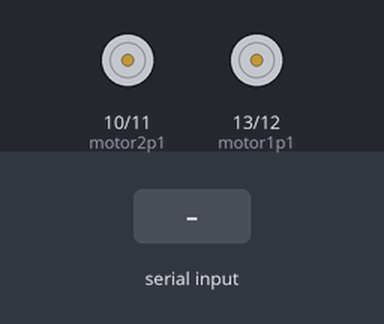
A sketch run on a simulated Arduino Uno, built with avr-gcc and run on an emulated ATmega328P. Parts: motor-driver pin pairs drawn as motors (green arrow = first pin HIGH = forward, orange = second pin HIGH = backward, longer = more drive). Inputs (shaded band) come from the test bench.

Above: at 1.2 s.
1.3 s: "w" received over Serial
At 2.2 s:
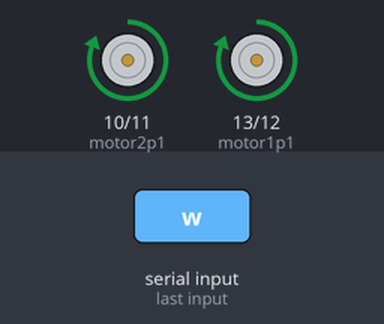
2.8 s: "s" received over Serial
At 3.7 s:
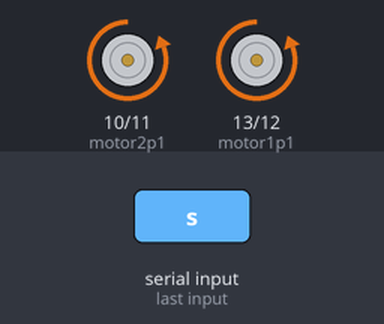
4.8 s: "a" received over Serial
At 6.4 s:
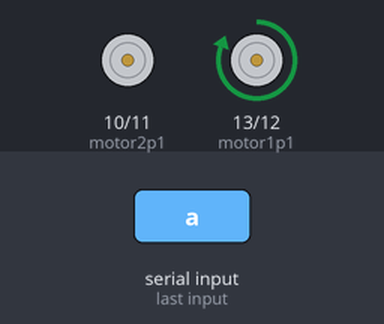
6.8 s: "d" received over Serial
At 7.6 s:
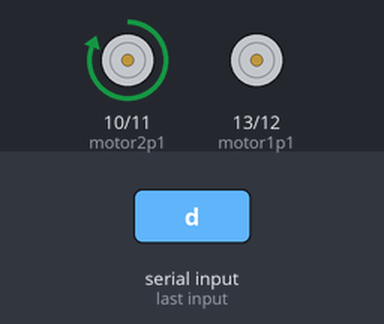
Timing chart, 0 to 9.3 s (numbered marks = the images above; inputs shaded):
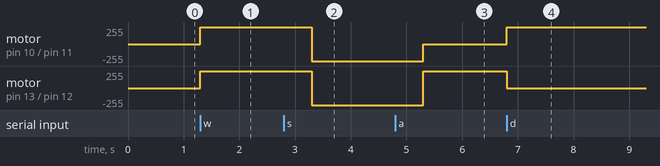

Measured:
- after the input at 1.3 s, motor on pin 10 (motor2p1) / pin 11 (motor2p2), motor on pin 13 (motor1p1) / pin 12 (motor1p2): stopped → forward 255/255 at once
- after the input at 2.8 s, motor on pin 10 (motor2p1) / pin 11 (motor2p2), motor on pin 13 (motor1p1) / pin 12 (motor1p2): forward 255/255 → backward 255/255 after 0.50 s
- after the input at 4.8 s, motor on pin 10 (motor2p1) / pin 11 (motor2p2): backward 255/255 → stopped after 0.50 s; motor on pin 13 (motor1p1) / pin 12 (motor1p2): backward 255/255 → forward 255/255 after 0.50 s
- after the input at 6.8 s, motor on pin 10 (motor2p1) / pin 11 (motor2p2): stopped → forward 255/255 at once; motor on pin 13 (motor1p1) / pin 12 (motor1p2): forward 255/255 → stopped at once

The sketch:

2WheelDrive.ino
```cpp
char read;
int motor1p1=13;
int motor1p2=12;
int motor2p1=10;
int motor2p2=11;
void setup()
{
  pinMode( motor1p1, OUTPUT); //IN1
  pinMode( motor1p2, OUTPUT); //IN2
  pinMode( motor2p1, OUTPUT); //IN3
  pinMode( motor2p2, OUTPUT); //IN4
  Serial.begin(9600);
}

void loop()
{
  read=Serial.read(); //read stores keyboard input
  if (read=='w') //Forward
  {
    digitalWrite( motor1p1,HIGH); //Motor 1: Forward
    digitalWrite( motor1p2,LOW);
    digitalWrite( motor2p1,HIGH); //Motor 2: Forward
    digitalWrite( motor2p2,LOW);
    delay(2000);
  }
  else if (read=='s') //backward
  {
    digitalWrite( motor1p1,LOW);  //Motor 1: Backward
    digitalWrite( motor1p2,HIGH);
    digitalWrite( motor2p1,LOW);  //Motor 2: Backward
    digitalWrite( motor2p2,HIGH);
    delay(2000);
  }
  else if (read=='a') //Turn Right
  {
    digitalWrite( motor1p1,HIGH); //Motor 1: Forward
    digitalWrite( motor1p2,LOW);
    digitalWrite( motor2p1,LOW);  //Motor 2: stopped
    digitalWrite( motor2p2,LOW);
    delay(500);

  }
  else if (read=='d') //Turn Left
  {
    digitalWrite( motor1p1,LOW);  //Motor 1: Stopped
    digitalWrite( motor1p2,LOW);
    digitalWrite( motor2p1,HIGH); //Motor 2: Forward
    digitalWrite( motor2p2,LOW);
    delay(500);
  }
}
```
